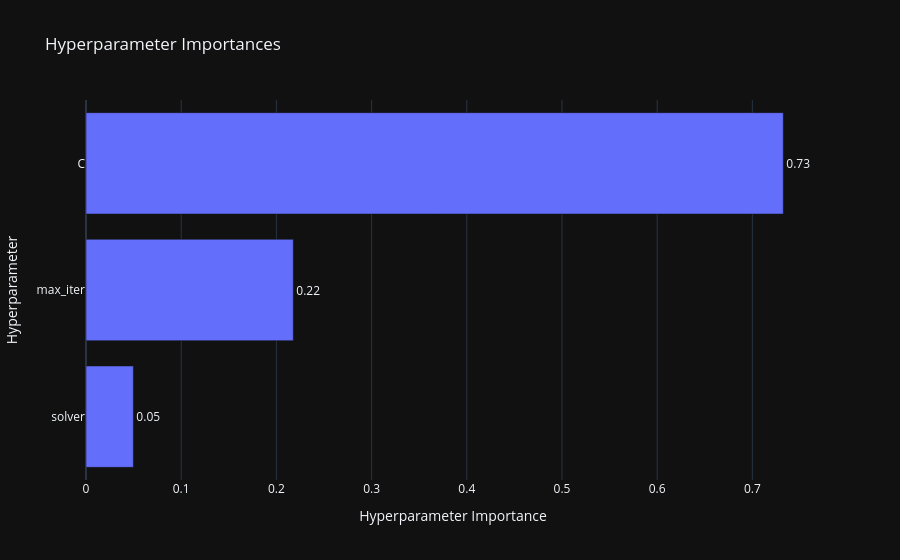

Notebook code cell kept with this figure:
### Markdown cell above
#### **Задание 3.2. Немножко про интерпретацию** (0.25 балла)

В оптуне лежит целая россыпь визуализаций, как же их не пощупать? Чтобы окончательно убедить вас в ценности и важности регуляризации, выведите график важности гиперпараметров. Оценим, что реально важно, а что пшик

### Code cell
import optuna.visualization as vis

fig = vis.plot_param_importances(study)
fig.show()

### Figure 1 — Plotly figure (JSON) as saved in the notebook; plotly's stock layout.template omitted (floating-point values rounded to 4 significant figures)
{"data": [{"cliponaxis": false, "hovertemplate": ["solver (CategoricalDistribution): 0.04975889550919732<extra></extra>", "max_iter (IntDistribution): 0.21775423385895085<extra></extra>", "C (FloatDistribution): 0.7324868706318518<extra></extra>"], "name": "Objective Value", "orientation": "h", "text": ["0.05", "0.22", "0.73"], "textposition": "outside", "x": [0.04976, 0.2178, 0.7325], "y": ["solver", "max_iter", "C"], "type": "bar"}], "layout": {"title": {"text": "Hyperparameter Importances"}, "xaxis": {"title": {"text": "Hyperparameter Importance"}}, "yaxis": {"title": {"text": "Hyperparameter"}}}}
